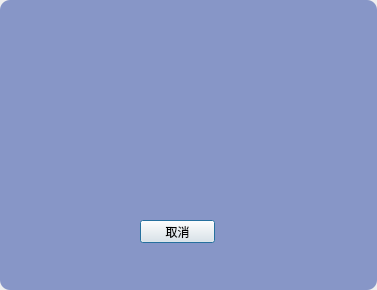
<?xml version="1.0" encoding="UTF-8"?>
<ui version="4.0">
 <class>CWaitDlg</class>
 <widget class="QDialog" name="CWaitDlg">
  <property name="geometry">
   <rect>
    <x>0</x>
    <y>0</y>
    <width>377</width>
    <height>290</height>
   </rect>
  </property>
  <property name="windowTitle">
   <string>Dialog</string>
  </property>
  <widget class="QFrame" name="frame">
   <property name="geometry">
    <rect>
     <x>0</x>
     <y>0</y>
     <width>377</width>
     <height>290</height>
    </rect>
   </property>
   <property name="styleSheet">
    <string notr="true">QFrame{
background-color: rgb(135, 150, 199);
border-radius:10px;
}</string>
   </property>
   <property name="frameShape">
    <enum>QFrame::StyledPanel</enum>
   </property>
   <property name="frameShadow">
    <enum>QFrame::Raised</enum>
   </property>
   <widget class="QGifLabel" name="label">
    <property name="geometry">
     <rect>
      <x>150</x>
      <y>40</y>
      <width>64</width>
      <height>64</height>
     </rect>
    </property>
    <property name="autoFillBackground">
     <bool>false</bool>
    </property>
    <property name="styleSheet">
     <string notr="true">border-image: url(:/png/waiting.gif);
background-color: rgba(0, 0, 0, 0);</string>
    </property>
    <property name="text">
     <string/>
    </property>
   </widget>
   <widget class="QLineEdit" name="info">
    <property name="enabled">
     <bool>false</bool>
    </property>
    <property name="geometry">
     <rect>
      <x>60</x>
      <y>130</y>
      <width>251</width>
      <height>31</height>
     </rect>
    </property>
    <property name="font">
     <font>
      <family>黑体</family>
      <pointsize>12</pointsize>
      <weight>75</weight>
      <bold>true</bold>
     </font>
    </property>
    <property name="styleSheet">
     <string notr="true">color: rgb(126, 126, 126);
background-color: rgba(0, 0, 0, 0);</string>
    </property>
    <property name="frame">
     <bool>false</bool>
    </property>
    <property name="alignment">
     <set>Qt::AlignCenter</set>
    </property>
    <property name="readOnly">
     <bool>true</bool>
    </property>
   </widget>
   <widget class="QPushButton" name="cancelBtn">
    <property name="geometry">
     <rect>
      <x>140</x>
      <y>220</y>
      <width>75</width>
      <height>23</height>
     </rect>
    </property>
    <property name="text">
     <string>取消</string>
    </property>
   </widget>
  </widget>
 </widget>
 <customwidgets>
  <customwidget>
   <class>QGifLabel</class>
   <extends>QLabel</extends>
   <header>qgiflabel.h</header>
  </customwidget>
 </customwidgets>
 <resources/>
 <connections/>
</ui>
